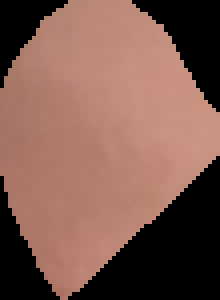
#> input picture test_images/sample.png, 55 x 75 px, found by its file name (shown 4 times larger)
$ python test_rgb_extraction.py
#> lines starting #> are read from the running program, lines starting #| are printed output that depends on the picture
### src/image_processing.py
import cv2
import numpy as np

def load_and_resize_image(image_path, size=(224, 224)):
#> called with image_path = 'test_images/sample.png', size = (224, 224)
    image = cv2.imread(image_path)
#> image is the input picture: shape (75, 55, 3); mean B, G, R 78.6, 89.3, 124.8
    if image is None:
        raise ValueError(f"Image not found at {image_path}")
    image = cv2.resize(image, size)
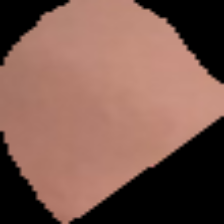
#> image: shape (224, 224, 3); mean B, G, R 78.6, 89.2, 124.7
    return image

def extract_fingernail_roi(image):
    # Dummy version – assuming full image is fingernail for now
    # You can later add OpenCV segmentation if needed
    return image

def extract_color_features(roi):
    avg_color = cv2.mean(roi)[:3]  # (B, G, R)
#> avg_color = (78.55, 89.2, 124.7)
    return np.array(avg_color)

### src/test_rgb_extraction.py
print("TEST STARTED")

from image_processing import load_and_resize_image, extract_fingernail_roi, extract_color_features

def main():
    print("Inside main")
    image_path = 'test_images/sample.png'

    print("Loading image...")
    try:
        image = load_and_resize_image(image_path)
        print("Image loaded successfully.")
    except Exception as e:
        print("Error loading image:", e)
        return

    print("Extracting ROI...")
    roi = extract_fingernail_roi(image)
    print("ROI extracted.")

    print("Extracting RGB features...")
    rgb = extract_color_features(roi)
#> rgb = [78.55, 89.2, 124.7]

    r, g, b = rgb[2], rgb[1], rgb[0]
#> r = 124.7; g = 89.2; b = 78.55
    print(f"Extracted Average RGB (R, G, B): ({r:.2f}, {g:.2f}, {b:.2f})")
#| Extracted Average RGB (R, G, B): (124.71, 89.20, 78.55)

if __name__ == "__main__":
    main()
